Frame 1 (no input): blank canvas, image omitted
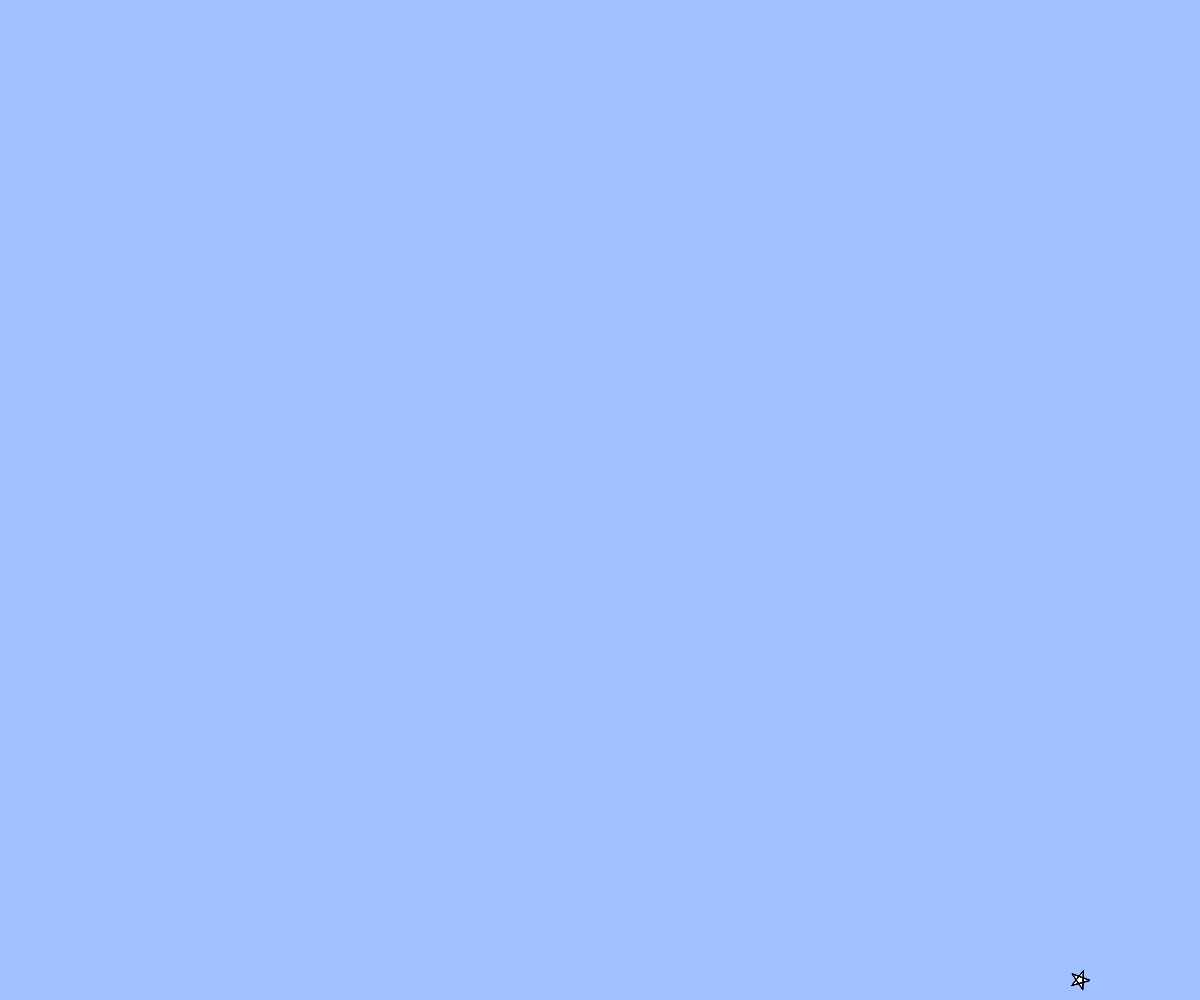
Frame 60 (no input)
Frame 120 (the mouse pressed at the canvas centre since frame 60): blank canvas, image omitted

The p5.js sketch that drew this single still picture (run headless with seeded random() and noise() and a simulated clock; from frame 60 on, the mouse is pressed at the canvas centre):

// p5.js sketch
// ── sketch.js
// テキスト「アニメーション」
let x, y, vx, vy, angle;

function setup(){
  createCanvas(windowWidth, windowHeight);
  x = width / 2;
  y = height / 2;
  vx = 8;
  vy = 8;
  angle = 10;
}

function draw(){
  background(160, 192, 255);
  // BLANK[2] (hint: 作った star 関数を使います)
  angle += 50;
  x += vx;
  y += vy;
  star(x, y, 10, angle);
  // 端の処理パターン (1) 反対側から出てくる
  if(x > width){ x = 0; }
  else if(x < 0){ x = width; }
  if(y > height){ y = 0; }
  if(y < 0){ y = height; }
}

function star(cx, cy, r , angle){
  beginShape();
  for(var i = 0; i < 20; i++){
    var theta = TWO_PI * i * 2 / 5 - HALF_PI + angle;

    // BLANK[1] (hint: angle 分だけ星を回転させるには？)
    var x = cx + cos(theta) * r;
    var y = cy + sin(theta) * r;
    vertex(x,y);
  }
  endShape(CLOSE);
}

function windowResized(){
  resizeCanvas(windowWidth, windowHeight);
}
